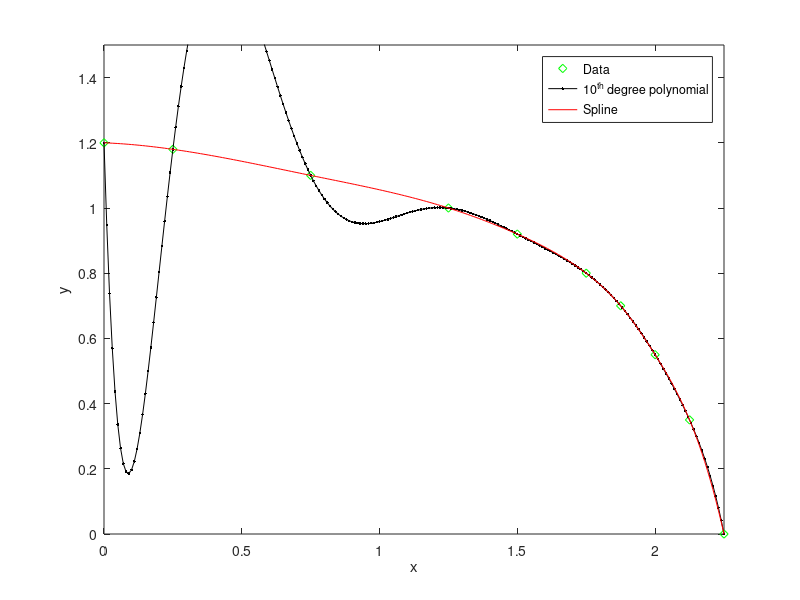
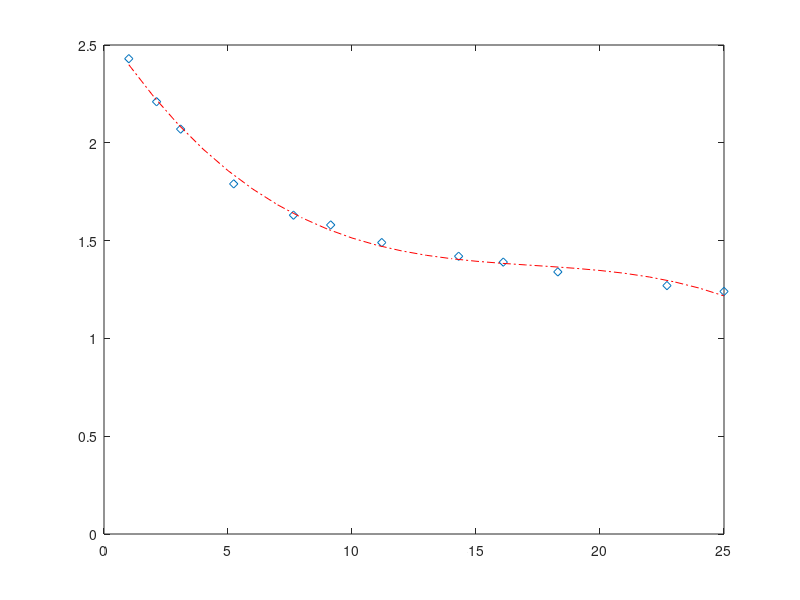

The MATLAB script that drew these images, in order: (Note: this script raises an error after producing the figures.)
%% CS368 Spring 2018 Homework Assignment 4
% * Name: Mo Felonda
% * Due Date: Wednesday, April 17 by 11:59 pm


%% Problem 1: Interpolation

clear
figure % create a new figure window for plotting

% a

xData = [0 .25 .75 1.25 1.5 1.75 1.875 2 2.125 2.25];
yData = [1.2 1.18 1.1 1 .92 .8 .7 .55 .35 0];

x = 0 : .01 : 2.25;
coef = polyfit(xData, yData, 9);
disp('Coefficients of interpolating polynomial');
disp(coef);

% b

eq = polyval(coef, x);
plot(xData, yData, 'gd', x, eq, 'k.-');
xlabel('x');
ylabel('y');
axis([0 2.25 0 1.5]);
hold on;

% c

spl = spline(xData, yData, x);
plot(x, spl, 'r-');
legend('Data','10^{th} degree polynomial','Spline');

% d

fprintf('y(0.5) using 10th degree polynomial: %f\n', polyval(coef, 0.5));
fprintf('y(0.5) using spline function: %f\n', spline(xData, yData, 0.5));

%% Problem 2: Approximation

clear
figure % create a new figure window for plotting

% a

xData = [1.00 2.12 3.09 5.23 7.64 9.14 11.2 14.3 16.1 18.3 22.7 25.0];
yData = [2.43 2.21 2.07 1.79 1.63 1.58 1.49 1.42 1.39 1.34 1.27 1.24];
u = xData.^-1;
y = linspace(1,25,12);
for i = 1:12
   y(i) = u(i).^-2 + u(i).^1 + u(i) + u(i)*xData(i);
end

var = polyfit(xData, yData, 3);

fprintf('a = %f\n', var(1));
fprintf('b = %f\n', var(2));
fprintf('c = %f\n', var(3));
fprintf('d = %f\n', var(4));

%b

xx = 1:25;
eq = polyval(var, xx);

plot(xData, yData, 'd');
axis([0 25 0 2.5]);
hold on
plot(xx, eq, 'r-.');
hold off

%c

fprintf('y(10.5) using approximating function: %f\n', polyval(var, 10.5));

%% Problem 3: Heat Plate

% Linear equations for each unknown temperature T_1 through T_9:
% T1 = (TA + T2 + T4) / 3
% T2 = (T1 + T3 + T5) / 3
% T3 = (T2 + T6) / 2
% T4 = (T1 + T5 + T7) / 3
% T5 = (T2 + T4 + T6 + T8) / 4
% T6 = (T3 + T5 + T9) / 3
% T7 = (T4 + T8) / 2
% T8 = (T5 + T7 + T9) / 3
% T9 = (T6 + T8 + TB) / 3

temps = heatPlate(50, 75);
disp(temps);


